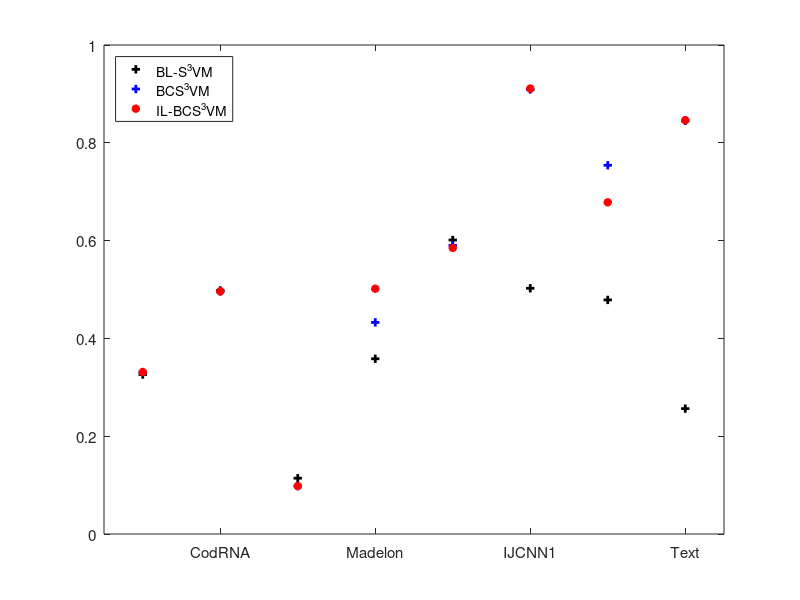

Here is the MATLAB script that generated this plot:
accuracyBL_t = [0.3261,0.4980,0.1141,0.3583,0.6012,0.5025,0.4787,0.2564];
accuracyBC_t = [0.3311,0.4961,0.0980,0.4327,0.5902,0.9089,0.7541,0.8450];
accuracyIL_BC_t = [0.3311,0.4963,0.0980,0.5016,0.5850,0.9109,0.6783,0.8462];
accuracyBL = [];
accuracyBC = [];
accuracyIL_BC= [];
for i=1:10
    accuracyBL(i,:) = accuracyBL_t;
    accuracyBC(i,:) = accuracyBC_t;
    accuracyIL_BC(i,:) = accuracyIL_BC_t;
end


x = [1,2,3,4,5,6,7,8];
hFig = figure(1);
set(hFig, 'Position',  1.15*[232   206   560   380])    
    
 	%boxplotCsub( dataset(:,:,3),1,'+',1,1,'b',0,2,true,[3 3])
   %axis;axis([min(min(min(dataset))) max(max(max(dataset))) ans(3) ans(4)])


ylabel('Unlabeled Accuracy','fontsize',14);
p = plot(x,accuracyBL_t,'+k',x,accuracyBC_t,'+b',x,accuracyIL_BC_t,'*r')
set(p,'Linewidth',2)

h = legend('BL-S^3VM','BCS^3VM', 'IL-BCS^3VM');


set(h,'Location','northwest')
set(h,'String',{'BL-S^3VM','BCS^3VM', 'IL-BCS^3VM'}) 
    
xlabel('','fontsize',13);
set(gca,'xticklabel',{'CodRNA','Madelon','IJCNN1','Text','Usps','W6a','A9a','Mushrooms'},'fontsize',11);
axis([0.5 8.5 0 1.00]);
filename=['F:\nkp\ILS3VM_blance_xm\','UnlabeledAccuracy.jpg'];
saveas(hFig,filename);